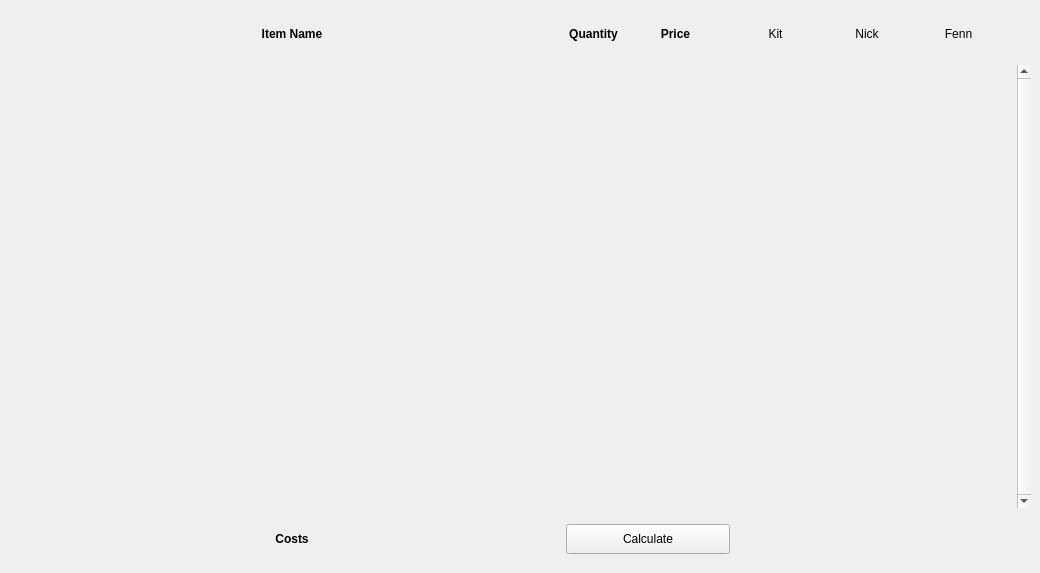
<?xml version="1.0" encoding="UTF-8"?>
<ui version="4.0">
 <class>MainWindow</class>
 <widget class="QMainWindow" name="MainWindow">
  <property name="geometry">
   <rect>
    <x>0</x>
    <y>0</y>
    <width>1040</width>
    <height>573</height>
   </rect>
  </property>
  <property name="windowTitle">
   <string>Kit's Awesome Receipt Manager</string>
  </property>
  <widget class="QWidget" name="centralwidget">
   <layout class="QVBoxLayout" name="verticalLayout">
    <item>
     <widget class="QWidget" name="widget" native="true">
      <property name="sizePolicy">
       <sizepolicy hsizetype="Preferred" vsizetype="Fixed">
        <horstretch>0</horstretch>
        <verstretch>0</verstretch>
       </sizepolicy>
      </property>
      <property name="minimumSize">
       <size>
        <width>0</width>
        <height>50</height>
       </size>
      </property>
      <property name="maximumSize">
       <size>
        <width>16777215</width>
        <height>50</height>
       </size>
      </property>
      <layout class="QHBoxLayout" name="horizontalLayout">
       <property name="spacing">
        <number>0</number>
       </property>
       <property name="rightMargin">
        <number>27</number>
       </property>
       <item>
        <widget class="QLabel" name="nameLabel">
         <property name="sizePolicy">
          <sizepolicy hsizetype="Preferred" vsizetype="Preferred">
           <horstretch>10</horstretch>
           <verstretch>0</verstretch>
          </sizepolicy>
         </property>
         <property name="font">
          <font>
           <bold>true</bold>
          </font>
         </property>
         <property name="text">
          <string>Item Name</string>
         </property>
         <property name="alignment">
          <set>Qt::AlignCenter</set>
         </property>
        </widget>
       </item>
       <item>
        <widget class="QLabel" name="quantityLabel">
         <property name="sizePolicy">
          <sizepolicy hsizetype="Preferred" vsizetype="Preferred">
           <horstretch>1</horstretch>
           <verstretch>0</verstretch>
          </sizepolicy>
         </property>
         <property name="font">
          <font>
           <bold>true</bold>
          </font>
         </property>
         <property name="text">
          <string>Quantity</string>
         </property>
         <property name="alignment">
          <set>Qt::AlignCenter</set>
         </property>
        </widget>
       </item>
       <item>
        <widget class="QLabel" name="priceLabel">
         <property name="sizePolicy">
          <sizepolicy hsizetype="Preferred" vsizetype="Preferred">
           <horstretch>2</horstretch>
           <verstretch>0</verstretch>
          </sizepolicy>
         </property>
         <property name="font">
          <font>
           <bold>true</bold>
          </font>
         </property>
         <property name="text">
          <string>Price</string>
         </property>
         <property name="alignment">
          <set>Qt::AlignCenter</set>
         </property>
        </widget>
       </item>
       <item>
        <widget class="QWidget" name="widget_2" native="true">
         <property name="sizePolicy">
          <sizepolicy hsizetype="Preferred" vsizetype="Preferred">
           <horstretch>5</horstretch>
           <verstretch>0</verstretch>
          </sizepolicy>
         </property>
         <layout class="QHBoxLayout" name="horizontalLayout_2">
          <property name="spacing">
           <number>0</number>
          </property>
          <property name="leftMargin">
           <number>0</number>
          </property>
          <property name="topMargin">
           <number>0</number>
          </property>
          <property name="rightMargin">
           <number>0</number>
          </property>
          <property name="bottomMargin">
           <number>0</number>
          </property>
          <item>
           <widget class="QLabel" name="label_2">
            <property name="text">
             <string>Kit</string>
            </property>
            <property name="alignment">
             <set>Qt::AlignCenter</set>
            </property>
           </widget>
          </item>
          <item>
           <widget class="QLabel" name="label_3">
            <property name="text">
             <string>Nick</string>
            </property>
            <property name="alignment">
             <set>Qt::AlignCenter</set>
            </property>
           </widget>
          </item>
          <item>
           <widget class="QLabel" name="label">
            <property name="text">
             <string>Fenn</string>
            </property>
            <property name="alignment">
             <set>Qt::AlignCenter</set>
            </property>
           </widget>
          </item>
         </layout>
        </widget>
       </item>
      </layout>
     </widget>
    </item>
    <item>
     <widget class="QScrollArea" name="itemScrollArea">
      <property name="frameShape">
       <enum>QFrame::NoFrame</enum>
      </property>
      <property name="frameShadow">
       <enum>QFrame::Plain</enum>
      </property>
      <property name="lineWidth">
       <number>0</number>
      </property>
      <property name="verticalScrollBarPolicy">
       <enum>Qt::ScrollBarAlwaysOn</enum>
      </property>
      <property name="widgetResizable">
       <bool>true</bool>
      </property>
      <widget class="QWidget" name="itemList">
       <property name="geometry">
        <rect>
         <x>0</x>
         <y>0</y>
         <width>1005</width>
         <height>443</height>
        </rect>
       </property>
       <layout class="QVBoxLayout" name="itemListLayout">
        <property name="leftMargin">
         <number>0</number>
        </property>
        <property name="topMargin">
         <number>0</number>
        </property>
        <property name="rightMargin">
         <number>0</number>
        </property>
        <property name="bottomMargin">
         <number>0</number>
        </property>
        <item>
         <spacer name="verticalSpacer">
          <property name="orientation">
           <enum>Qt::Vertical</enum>
          </property>
          <property name="sizeHint" stdset="0">
           <size>
            <width>20</width>
            <height>40</height>
           </size>
          </property>
         </spacer>
        </item>
       </layout>
      </widget>
     </widget>
    </item>
    <item>
     <widget class="QWidget" name="widget_4" native="true">
      <property name="sizePolicy">
       <sizepolicy hsizetype="Preferred" vsizetype="Fixed">
        <horstretch>0</horstretch>
        <verstretch>0</verstretch>
       </sizepolicy>
      </property>
      <property name="minimumSize">
       <size>
        <width>0</width>
        <height>50</height>
       </size>
      </property>
      <property name="maximumSize">
       <size>
        <width>16777215</width>
        <height>50</height>
       </size>
      </property>
      <layout class="QHBoxLayout" name="horizontalLayout_4">
       <property name="spacing">
        <number>0</number>
       </property>
       <property name="rightMargin">
        <number>27</number>
       </property>
       <item>
        <widget class="QLabel" name="nameLabel_3">
         <property name="sizePolicy">
          <sizepolicy hsizetype="Preferred" vsizetype="Preferred">
           <horstretch>10</horstretch>
           <verstretch>0</verstretch>
          </sizepolicy>
         </property>
         <property name="font">
          <font>
           <bold>true</bold>
          </font>
         </property>
         <property name="text">
          <string>Costs</string>
         </property>
         <property name="alignment">
          <set>Qt::AlignCenter</set>
         </property>
        </widget>
       </item>
       <item>
        <widget class="QPushButton" name="actionButton">
         <property name="sizePolicy">
          <sizepolicy hsizetype="Minimum" vsizetype="Fixed">
           <horstretch>3</horstretch>
           <verstretch>0</verstretch>
          </sizepolicy>
         </property>
         <property name="minimumSize">
          <size>
           <width>0</width>
           <height>30</height>
          </size>
         </property>
         <property name="text">
          <string>Calculate</string>
         </property>
        </widget>
       </item>
       <item>
        <widget class="QWidget" name="widget_3" native="true">
         <property name="sizePolicy">
          <sizepolicy hsizetype="Preferred" vsizetype="Preferred">
           <horstretch>5</horstretch>
           <verstretch>0</verstretch>
          </sizepolicy>
         </property>
         <layout class="QHBoxLayout" name="horizontalLayout_3">
          <property name="spacing">
           <number>0</number>
          </property>
          <property name="leftMargin">
           <number>0</number>
          </property>
          <property name="topMargin">
           <number>0</number>
          </property>
          <property name="rightMargin">
           <number>0</number>
          </property>
          <property name="bottomMargin">
           <number>0</number>
          </property>
          <item>
           <widget class="QLabel" name="cost1">
            <property name="text">
             <string/>
            </property>
            <property name="alignment">
             <set>Qt::AlignCenter</set>
            </property>
           </widget>
          </item>
          <item>
           <widget class="QLabel" name="cost2">
            <property name="text">
             <string/>
            </property>
            <property name="alignment">
             <set>Qt::AlignCenter</set>
            </property>
           </widget>
          </item>
          <item>
           <widget class="QLabel" name="cost3">
            <property name="text">
             <string/>
            </property>
            <property name="alignment">
             <set>Qt::AlignCenter</set>
            </property>
           </widget>
          </item>
         </layout>
        </widget>
       </item>
      </layout>
     </widget>
    </item>
   </layout>
  </widget>
 </widget>
 <resources/>
 <connections/>
</ui>
